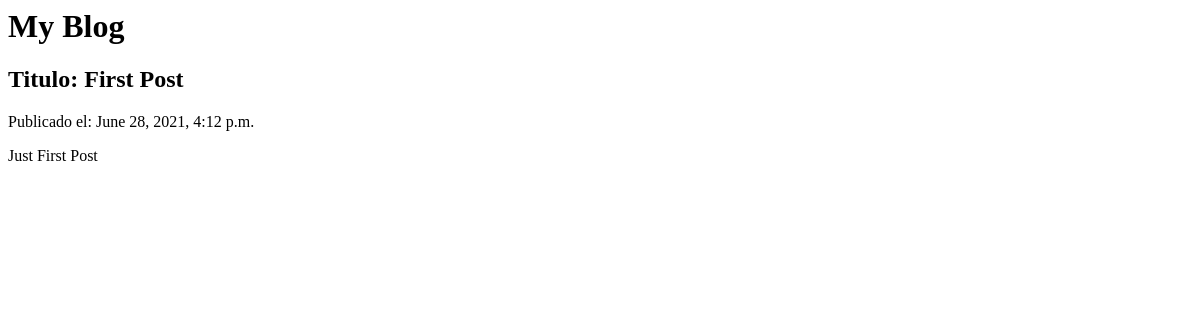
The app's page /, older data.
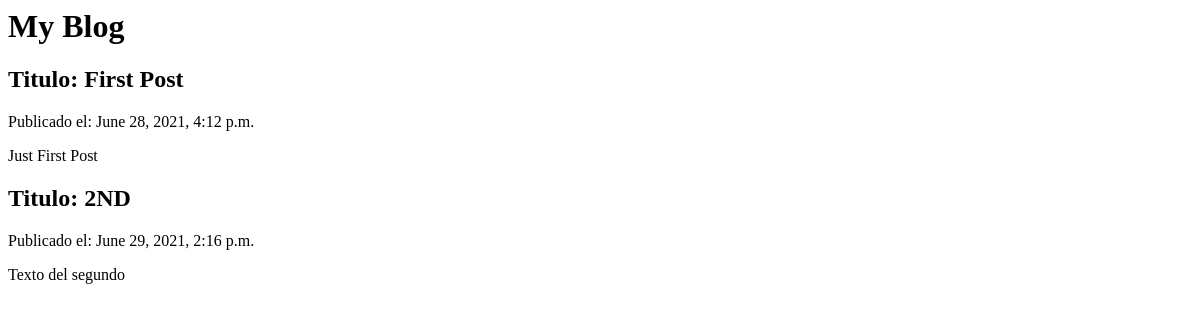
The same page, newer data.
### blog/models.py (models this page shows, shortened)
class Post(models.Model):
    author = models.ForeignKey(settings.AUTH_USER_MODEL, on_delete=models.CASCADE)
    title = models.CharField(max_length=200)
    text = models.TextField()
    created_date = models.DateTimeField(default=timezone.now)
    publish_date = models.DateTimeField(blank=True, null=True)
    def __str__(self):
        return self.title

### blog/views.py (the view)
# urls.py: path('', views.post_list, name="post_list"),
def post_list(request):
    all_posts=Post.objects.filter(publish_date__lte=timezone.now()).order_by('publish_date') #method chaining primero filtro, despues ordeno con cadena de metodos
    print(all_posts)
    return render(request,'blog/post_list.html', {'all_posts':all_posts})  #contentdiccionary, envia todos los posts al html

### blog/templates/blog/post_list.html
<div>
    <h1>My Blog</h1>
</div>
{% for post in all_posts %}
    <div>
        <h2>Titulo: {{ post.title }}</h2>
        <p>Publicado el: {{ post.publish_date }}</p>
        <p>{{ post.text }}</p>
    </div>
{% endfor %}

Row changes from the older to the newer data that the page shows:
added Post: title "2ND", publish_date "June 29, 2021, 2:16 p.m.", text "Texto del segundo"
